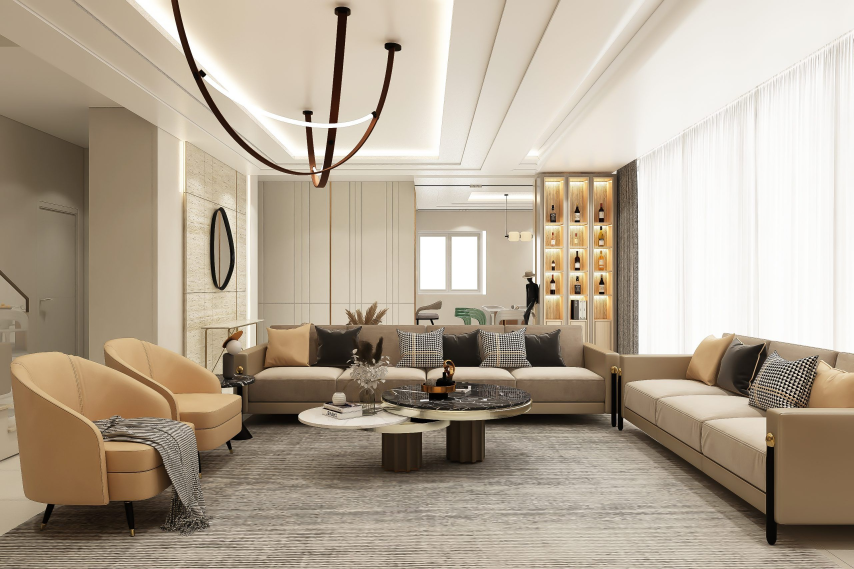
#> input picture .tmp/tejes/candidates/pexels-28853352.jpg, 2560 x 1707 px, found by its file name (shown at 1/3 size); its folder holds 4 pictures in this run
$ python build_assets.py
#> lines starting #> are read from the running program, lines starting #| are printed output that depends on the picture
from pathlib import Path
from PIL import Image, ImageOps, ImageDraw
import json, math

root=Path.cwd(); out=root/'public/assets/tejes/photography'; out.mkdir(parents=True,exist_ok=True)
docs=root/'docs/tejes-assets'; docs.mkdir(parents=True,exist_ok=True)
generated=Path('C:/Users/Pardhu/.codex/generated_images/01a101ee-ec0c-74b2-9ecf-eb77862292e8')
# role, original photo ID, source page slug, aspect, focal point
photos=[
 ('hero-living',28853352,'modern-luxury-living-room-with-elegant-decor',16/9,(.52,.52)),
 ('about-interior',8146212,'modern-kitchen-interior-design-with-tiles',3/2,(.55,.45)),
 ('achievement-still-life',6492393,'glass-vase-with-green-plants',3/2,(.5,.38)),
 ('philosophy-light',6436775,'bedroom-and-living-room-interiors-at-home',3/2,(.5,.5)),
 ('process-interior',7214171,'comfortable-sofa-placed-in-stylish-living-room',3/2,(.5,.5)),
 ('quality-interior',6758397,'black-leather-chair-near-decorative-shelving',3/2,(.5,.48)),
 ('featured-residence',7587858,'a-marble-top-with-chairs-near-the-living-room',3/2,(.52,.5)),
 ('final-living',5997979,'comfy-armchair-in-modern-living-room',3/2,(.5,.45)),
 ('contact-detail',7533758,'dining-table-in-contemporary-apartment',3/2,(.5,.45)),
 ('category-living',6207822,'luxury-living-room-with-modern-light-furniture',3/2,(.5,.5)),
 ('category-bedroom',7546724,'a-modern-design-bedroom-with-window-light-shining-inside',3/2,(.5,.5)),
 ('category-kitchen',6032398,'spacious-light-kitchen-in-modern-house',3/2,(.5,.55)),
 ('category-dining',7061670,'dining-zone-and-kitchen-in-mansion-with-panoramic-windows',3/2,(.5,.5)),
 ('category-bathroom',7045908,'contemporary-bathroom-with-minimalistic-interior',3/2,(.5,.5)),
 ('category-office',8082224,'modern-home-office-design',3/2,(.5,.5)),
 ('category-entertainment',7005270,'cozy-sofas-and-modern-tv-set-in-spacious-living-room',3/2,(.5,.5)),
 ('category-luxury',7546321,'luxury-living-room-interior-design',3/2,(.5,.5)),
 ('category-contemporary',6908555,'luxury-brown-sofa-near-wooden-furniture-of-modern-apartment',3/2,(.5,.5)),
 ('category-custom',6198662,'modern-dressing-room-with-vanity-table',3/2,(.5,.5)),
]
material_ids=dict(zip(['wood','marble','fabric','stone','glass','metal','lighting','surface'],['8792464e-ef72-4e1e-a6ec-b718181bfba2','7b0b15a7-3c04-4e04-9e76-6f289004f69c','38a4a5be-e6ad-4868-88c6-a3b0ab14f69c','58c66971-c1af-4a6e-aa1e-8150ebdeeb4f','488c77e9-cce6-409e-8a0d-82d21071717b','1b0a0f53-0229-4fea-b961-f4c6ad7f37aa','c4da1b39-1e4b-4b1f-b6d7-d30aa93fcd88','80533b3a-714d-4a05-8d8e-18aee3f30fbc']))
manifest={}; review=[]
def export(name,path,aspect,focal,kind,source,credit,maximum):
#> called with name = 'hero-living', aspect = 1.78, focal = (0.52, 0.52), kind = 'licensed camera photograph', credit = 'S3T Koncepts', maximum = 2560
 im=ImageOps.exif_transpose(Image.open(path)).convert('RGB'); native=im.size
#> in export, im is the input picture: PIL image 2560x1707 RGB; mean R, G, B 178.6, 165.6, 148
#> after `native = im.size`: native = (2560, 1707)
 # Crop at native scale; never enlarge. Preserve the full source for material masters.
 if aspect:
  cw=min(im.width,int(im.height*aspect)); ch=min(im.height,int(im.width/aspect))
#> after `cw = min(im.width, int(im.height * aspect))`: cw = 2560
#> after `ch = min(im.height, int(im.width / aspect))`: ch = 1440
  left=round((im.width-cw)*focal[0]); top=round((im.height-ch)*focal[1]); im=im.crop((left,top,left+cw,top+ch))
#> after `left = round((im.width - cw) * focal[0])`: left = 0
#> after `top = round((im.height - ch) * focal[1])`: top = 139
#> after `im = im.crop((left, top, left + cw, top + ch))`:
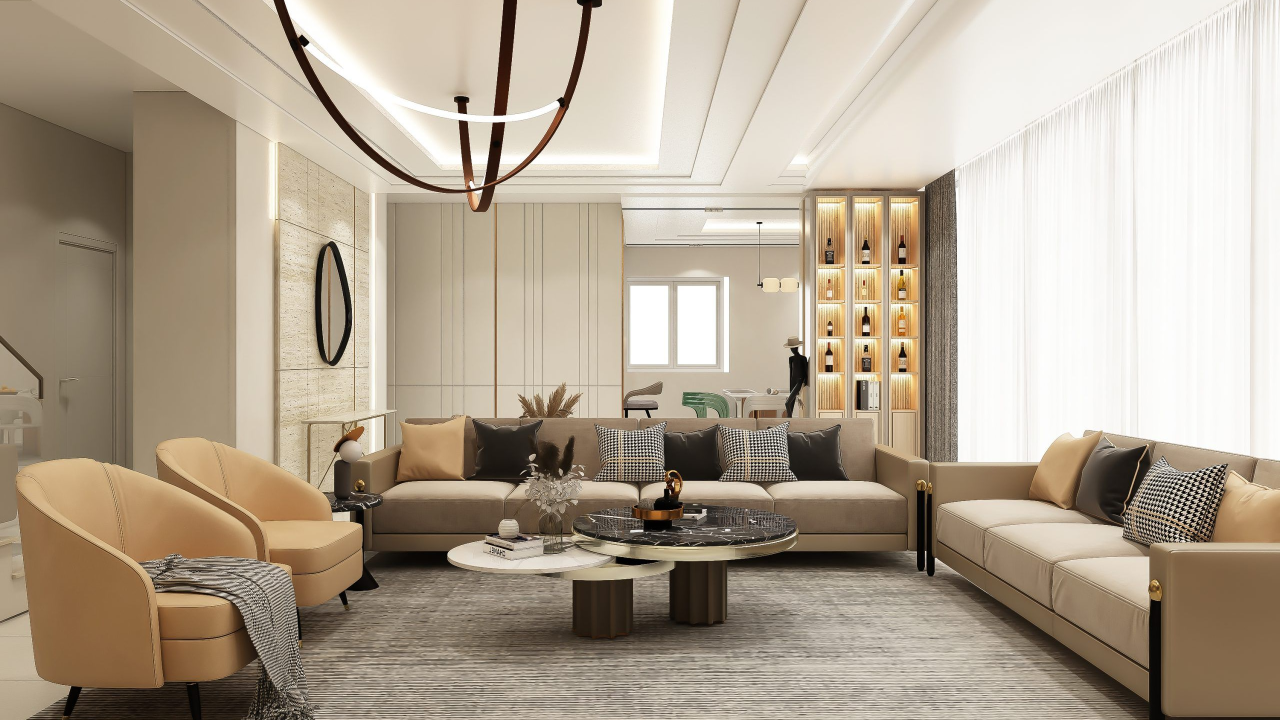
#> im: PIL image 2560x1440 RGB (shown at 1/2 size); mean R, G, B 176.7, 163.4, 145.6
 cap=min(maximum,im.width); widths=sorted(set([w for w in [320,480,800,1280,1600,1920,2560,3200] if w<=cap]+[cap]))
#> after `cap = min(maximum, im.width)`: cap = 2560
#> after `widths = sorted(set([w for w in [320, 480, 800, 1280, 1600, 1920, 2560`: widths = [320, 480, 800, 1280, 1600, 1920, 2560]
 variants=[]
 for w in widths:
  size=(w,round(im.height*w/im.width)); dest=out/f'{name}-{w}.webp'
  scaled=im.resize(size,Image.Resampling.LANCZOS) if size!=im.size else im
  scaled.save(dest,'WEBP',quality=90,method=6)
  variants.append({'width':w,'height':size[1],'src':f'/assets/tejes/photography/{dest.name}','bytes':dest.stat().st_size})
#> this loop made 1 pass
#> pass 1, in export, `scaled=im.resize(size,Image.Resampling.LANCZOS) if size!=im.size else im`:
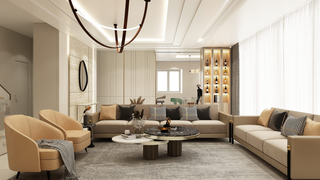
#> scaled: PIL image 320x180 RGB; mean R, G, B 176.7, 163.4, 145.6
#> after the loop, variants = []
 largest=variants[-1]
 assert largest['width']>=1600,(name,native)
 if kind=='licensed camera photograph': assert largest['width']>=1920 and largest['height']>=1080,(name,largest)
 manifest[name]={'src':largest['src'],'srcSet':', '.join(f"{v['src']} {v['width']}w" for v in variants),'width':largest['width'],'height':largest['height'],'native':list(native),'kind':kind,'source':source,'credit':credit,'focalPoint':'50% 50%','variants':variants,'status':'illustrative — not Tejes client work'}
 review.append((name,im,native,kind))
for name,i,slug,aspect,focal in photos:
 source=f'https://www.pexels.com/photo/{slug}-{i}/'
#> (the run stopped early here; a loop or call above may not have finished)
